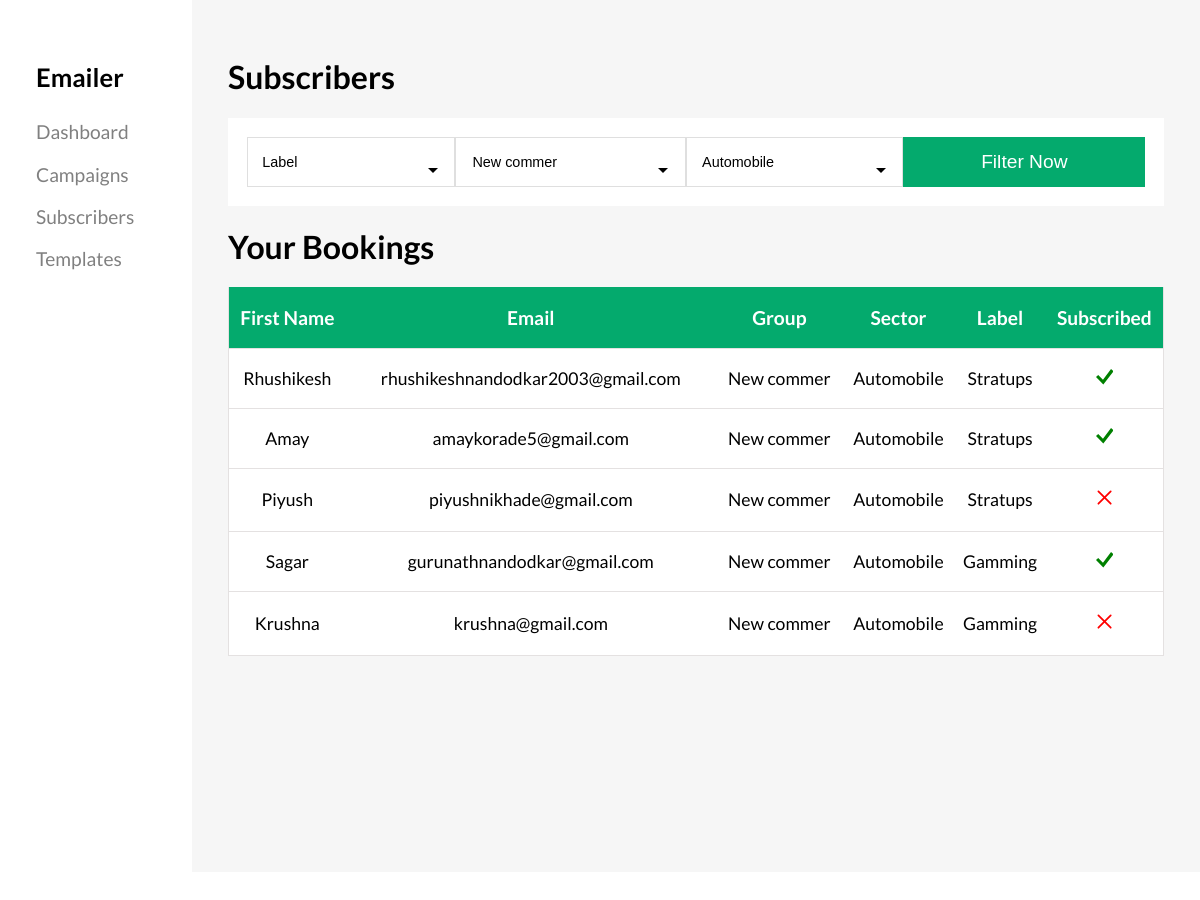
The page / on the database its author committed.
### app/models.py (models this page shows, shortened)
class SubscribersModel(models.Model):
    first_name =  models.CharField(max_length=200)
    last_name =  models.CharField(max_length=200)
    email =  models.CharField(max_length=200)
    label = models.ForeignKey(LableModel, on_delete=models.CASCADE)
    group = models.ForeignKey(GroupModel, on_delete=models.CASCADE)
    sector = models.ForeignKey(SectorModel, on_delete=models.CASCADE)
    created_on = models.DateTimeField(auto_now_add=True)
    subscription = models.BooleanField(default=True)

class GroupModel(models.Model):
    group_name = models.CharField(max_length=200)
    def __str__(self):
        return self.group_name

class SectorModel(models.Model):
    sector_name = models.CharField(max_length=200)
    def __str__(self):
        return self.sector_name

class LableModel(models.Model):
    lable_name = models.CharField(max_length=200)
    def __str__(self):
        return self.lable_name

### app/views.py (the view)
# urls.py: path('', views.index, name="index"),
def index(request):
    label = LableModel.objects.all()
    sector = SectorModel.objects.all()
    group = GroupModel.objects.all()
    all_subs = SubscribersModel.objects.all()
    return render(request, "index.html", {'all_subs': all_subs, 'label': label, 'sector': sector, 'group': group})

### templates/index.html (shortened to what this page needs)
{% extends "base.html" %}

### templates/base.html (shortened to what this page needs)
<!DOCTYPE html>
<html lang="en">
<head>
    <link rel="stylesheet" href="../static/base.css">
</head>
<body>
    <div class="dashboard">
        <div class="left-bar">
            <h3>Emailer</h3>
            <ul>
                <li><a href="">Dashboard</a></li>
                <li><a href="">Campaigns</a></li>
                <li><a href="">Subscribers</a></li>
                <li><a href="">Templates</a></li>
            </ul>
        </div>
    </div>
    <div class="main-content">
        <h1>Subscribers</h1>
        <form action="/filter" method="post">
        <div class="filter-section">
            <select name="label" name="cars" id="cars">
                <option value="" selected disabled hidden>Label</option>
              </select>
              <select name="group" name="cars" id="cars">
               {% for i in group %}
                <option value="{{i.group_name}}">{{i.group_name}}</option>
               {% endfor %}
              </select>
              <select name="sector" name="cars" id="cars">
               {% for i in sector %}
                <option value="{{i.sector_name}}">{{i.sector_name}}</option>
               {% endfor %}
              </select>
              <button type="submit" class="btn">Filter Now</button>
        </div>
    </form>
    <div class="sub-list">
        <div className="heading"><h1>Your Bookings</h1></div>
          <table>
            <thead>
              <th>First Name</th>
              <th>Email</th>
              <th>Group</th>
              <th>Sector</th>
              <th>Label</th>
              <th>Subscribed</th>
            </thead>
            <tbody>
            {% for i in all_subs %}
            <tr>
                <td><a href="">{{i.first_name}}</a></td>
                <td><a href="">{{i.email}}</a></td>
                <td><a href="">{{i.group}}</a></td>
                <td><a href="">{{i.sector}}</a></td>
                <td><a href="">{{i.label}}</a></td>
                {% if i.subscription == True %}
                <td><a href=""><svg class="green" xmlns="http://www.w3.org/2000/svg" width="1em" height="1em" viewBox="0 0 512 512"><path fill="currentColor" d="M437.3 30L202.7 339.3L64 200.7l-64 64L213.3 478L512 94z"/></svg></a></td>
                {% else %}
                 <td><a href=""></a></td>
                {% endif %}
             </tr>
            {% endfor %}
            </tbody>
          </table>
    </div>
    </div>
</body>
</html>

### static/base.css (style rules this page uses)
body { font-family: 'Lato', sans-serif; }
.left-bar { width: 16%; background: white; position: absolute; overflow-y: auto; top: 0; left: 0; height: 100%; padding: 3%; }
.left-bar h3 { font-size: 1.6rem; }
.left-bar ul { margin: 15% 0; list-style: none; padding: 0; }
.left-bar ul li { margin: 10% 0; }
.left-bar ul li a { color: gray; font-size: 1.2rem; text-decoration: none; }
.main-content { background-color: rgba(230, 230, 230, 0.349); height: 100vh; position: absolute; width: 78%; right: 0; top: 0%; padding: 3%; }
.main-content h1 { color: black; font-size: 2rem; }
.filter-section { display: grid; grid-template-columns: auto auto auto auto; background-color: white; padding: 2%; }
.filter-section select { border: 1px solid #f9f0f0; -webkit-appearance: none; -moz-appearance: none; font-size: 0.9rem; padding: 7% 7%; width: 100%; background-color: white; background: transparent; background-repeat: no-repeat; background-position-x: 95%; background-position-y: 20px; border: 1px solid #dfdfdf; align-items: center; }
.filter-section .btn { background-color: #04AA6D; border: none; font-size: 1.2rem; color: white; }
.sub-list { width: 100%; }
table { padding: 3% 0; width: 100%; text-align: center; border-collapse: collapse; }
table th { padding: 02% 0; background-color: #04AA6D; font-size: 1.2rem; color: white; }
table tr { border-bottom: 1px solid rgb(228, 225, 225); border-left: 1px solid rgb(228, 225, 225); border-right: 1px solid rgb(228, 225, 225); }
table a { color: black; text-decoration: none; }
table tr td { padding: 2% 0; font-size: 1.1rem; background-color: white; }
svg.green { color: green; }
svg.red { color: red; }

### rows shown on the page
SubscribersModel: first_name "Rhushikesh", email "rhushikeshnandodkar2003@gmail.com", group "New commer", sector "Automobile", label "Stratups", subscription True (drawn)
SubscribersModel: first_name "Amay", email "amaykorade5@gmail.com", group "New commer", sector "Automobile", label "Stratups", subscription True (drawn)
SubscribersModel: first_name "Piyush", email "piyushnikhade@gmail.com", group "New commer", sector "Automobile", label "Stratups", subscription False (drawn)
SubscribersModel: first_name "Sagar", email "gurunathnandodkar@gmail.com", group "New commer", sector "Automobile", label "Gamming", subscription True (drawn)
SubscribersModel: first_name "Krushna", email "krushna@gmail.com", group "New commer", sector "Automobile", label "Gamming", subscription False (drawn)

### other values the page prints
form field group "New commer"
form field sector "Automobile"
